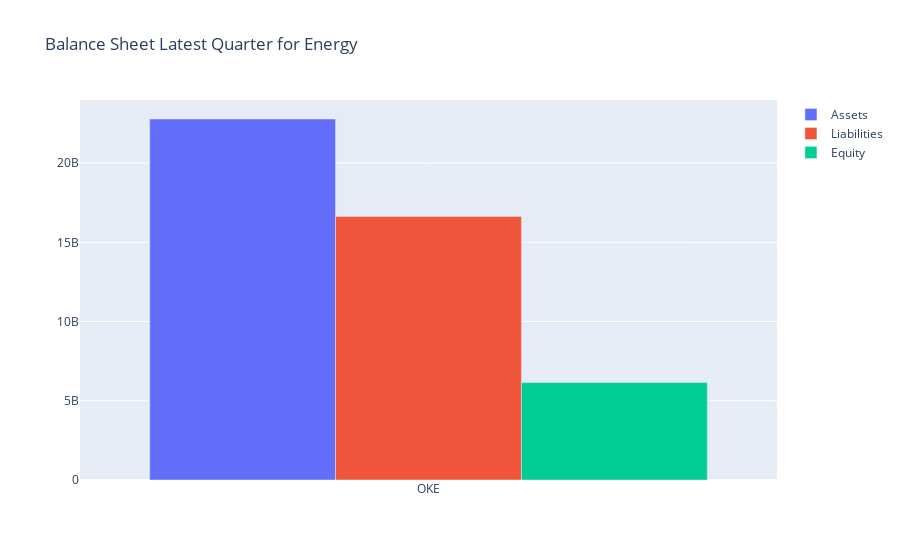

Notebook cell for this chart:
### Code cell
import plotly.graph_objects as go

firms = companies
#companies contains our list of firms e.g. ['ABBV', 'AGN'..]

fig = go.Figure(data=[
    go.Bar(name='Assets', x=companies, y=assets ),
    go.Bar(name='Liabilities', x=companies, y=liabilites),
    go.Bar(name='Equity', x=companies, y=equity)
])

fig.update_layout(barmode='group',title = 'Balance Sheet Latest Quarter for Energy')
fig.show()

### Figure 1 — Plotly figure (JSON) as saved in the notebook; plotly's stock layout.template omitted (floating-point values rounded to 4 significant figures)
{"data": [{"name": "Assets", "type": "bar", "x": ["OKE"], "y": [22780876000]}, {"name": "Liabilities", "type": "bar", "x": ["OKE"], "y": [16634764000]}, {"name": "Equity", "type": "bar", "x": ["OKE"], "y": [6146112000]}], "layout": {"autosize": true, "barmode": "group", "title": {"text": "Balance Sheet Latest Quarter for Energy"}, "xaxis": {"autorange": true, "range": [-0.5, 0.5], "type": "category"}, "yaxis": {"autorange": true, "range": [0, 23980000000.0], "type": "linear"}}}
